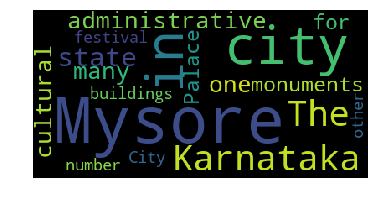

Write Python code to recreate this figure.
#!/usr/bin/env python
# coding: utf-8

# # Word Cloud

# For this project, you'll create a "word cloud" from a text by writing a script.  This script needs to process the text, remove punctuation, ignore case and words that do not contain all alphabets, count the frequencies, and ignore uninteresting or irrelevant words.  A dictionary is the output of the `calculate_frequencies` function.  The `wordcloud` module will then generate the image from your dictionary.

# For the input text of your script, you will need to provide a file that contains text only.  For the text itself, you can copy and paste the contents of a website you like.  Or you can use a site like [Project Gutenberg](https://www.gutenberg.org/) to find books that are available online.  You could see what word clouds you can get from famous books, like a Shakespeare play or a novel by Jane Austen. Save this as a .txt file somewhere on your computer.
# <br><br>
# Now you will need to upload your input file here so that your script will be able to process it.  To do the upload, you will need an uploader widget.  Run the following cell to perform all the installs and imports for your word cloud script and uploader widget.  It may take a minute for all of this to run and there will be a lot of output messages. But, be patient. Once you get the following final line of output, the code is done executing. Then you can continue on with the rest of the instructions for this notebook.
# <br><br>
# **Enabling notebook extension fileupload/extension...**
# <br>
# **- Validating: <font color =green>OK</font>**

# In[30]:


# Here are all the installs and imports you will need for your word cloud script and uploader widget

get_ipython().system('pip install wordcloud')
get_ipython().system('pip install fileupload')
get_ipython().system('pip install ipywidgets')
get_ipython().system('jupyter nbextension install --py --user fileupload')
get_ipython().system('jupyter nbextension enable --py fileupload')

import wordcloud
import numpy as np
from matplotlib import pyplot as plt
from IPython.display import display
import fileupload
import io
import sys


# Whew! That was a lot. All of the installs and imports for your word cloud script and uploader widget have been completed. 
# <br><br>
# **IMPORTANT!** If this was your first time running the above cell containing the installs and imports, you will need save this notebook now. Then under the File menu above,  select Close and Halt. When the notebook has completely shut down, reopen it. This is the only way the necessary changes will take affect.
# <br><br>
# To upload your text file, run the following cell that contains all the code for a custom uploader widget. Once you run this cell, a "Browse" button should appear below it. Click this button and navigate the window to locate your saved text file.

# In[31]:


# This is the uploader widget

def _upload():

    _upload_widget = fileupload.FileUploadWidget()

    def _cb(change):
        global file_contents
        decoded = io.StringIO(change['owner'].data.decode('utf-8'))
        filename = change['owner'].filename
        print('Uploaded `{}` ({:.2f} kB)'.format(
            filename, len(decoded.read()) / 2 **10))
        file_contents = decoded.getvalue()

    _upload_widget.observe(_cb, names='data')
    display(_upload_widget)

_upload()


# The uploader widget saved the contents of your uploaded file into a string object named *file_contents* that your word cloud script can process. This was a lot of preliminary work, but you are now ready to begin your script. 

# Write a function in the cell below that iterates through the words in *file_contents*, removes punctuation, and counts the frequency of each word.  Oh, and be sure to make it ignore word case, words that do not contain all alphabets and boring words like "and" or "the".  Then use it in the `generate_from_frequencies` function to generate your very own word cloud!
# <br><br>
# **Hint:** Try storing the results of your iteration in a dictionary before passing them into wordcloud via the `generate_from_frequencies` function.

# In[36]:


def calculate_frequencies(file_contents):
    # Here is a list of punctuations and uninteresting words you can use to process your text
    punctuations = '''!()-[]{};:'"\,<>./?@#$%^&*_~'''
    uninteresting_words = ["the", "a",",", "to", "if", "is", "it", "of", "and", "or", "an", "as", "i", "me", "my",     "we", "our", "ours", "you", "your", "yours", "he", "she", "him", "his", "her", "hers", "its", "they", "them",     "their", "what", "which", "who", "whom", "this", "that", "am", "are", "was", "were", "be", "been", "being",     "have", "has", "had", "do", "does", "did", "but", "at", "by", "with", "from", "here", "when", "where", "how",     "all", "any", "both", "each", "few", "more", "some", "such", "no", "nor", "too", "very", "can", "will", "just"]
    
    # LEARNER CODE START HERE
    result = {}
    a = file_contents.split()
    for word in a:
        if word in uninteresting_words:
            pass
        else:
            for letter in word:
                if letter in punctuations:
                    letter.replace(punctuations,"")
            if word not in result.keys():
                result[word]=0
            else:
                result[word]+=1
   # print(result)

    
    #wordcloud
    cloud = wordcloud.WordCloud()
    cloud.generate_from_frequencies(result)
    return cloud.to_array()


# If you have done everything correctly, your word cloud image should appear after running the cell below.  Fingers crossed!

# In[37]:


# Display your wordcloud image

myimage = calculate_frequencies(file_contents)
plt.imshow(myimage, interpolation = 'nearest')
plt.axis('off')
plt.show()


# If your word cloud image did not appear, go back and rework your `calculate_frequencies` function until you get the desired output.  Definitely check that you passed your frequecy count dictionary into the `generate_from_frequencies` function of `wordcloud`. Once you have correctly displayed your word cloud image, you are all done with this project. Nice work!
